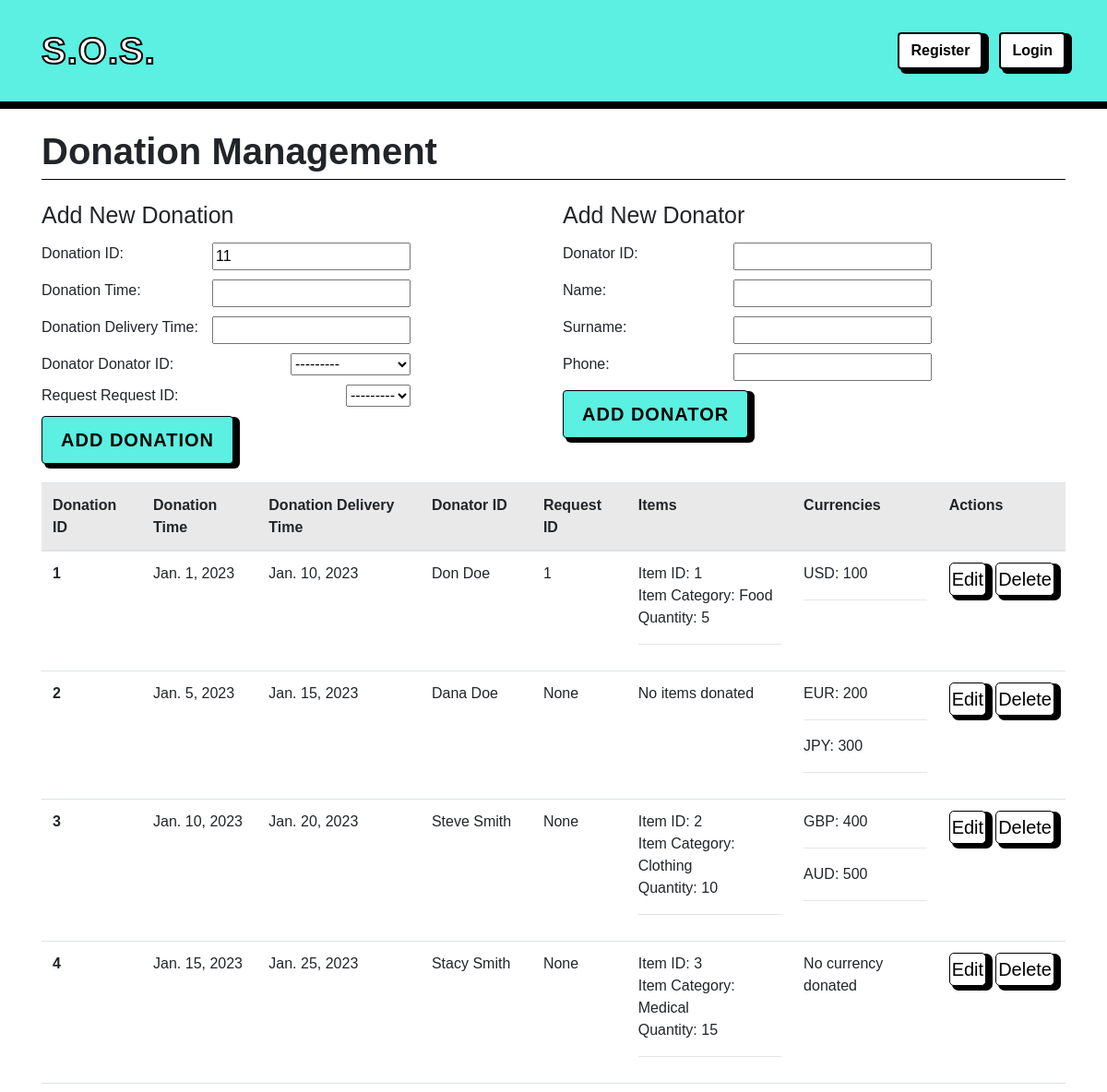
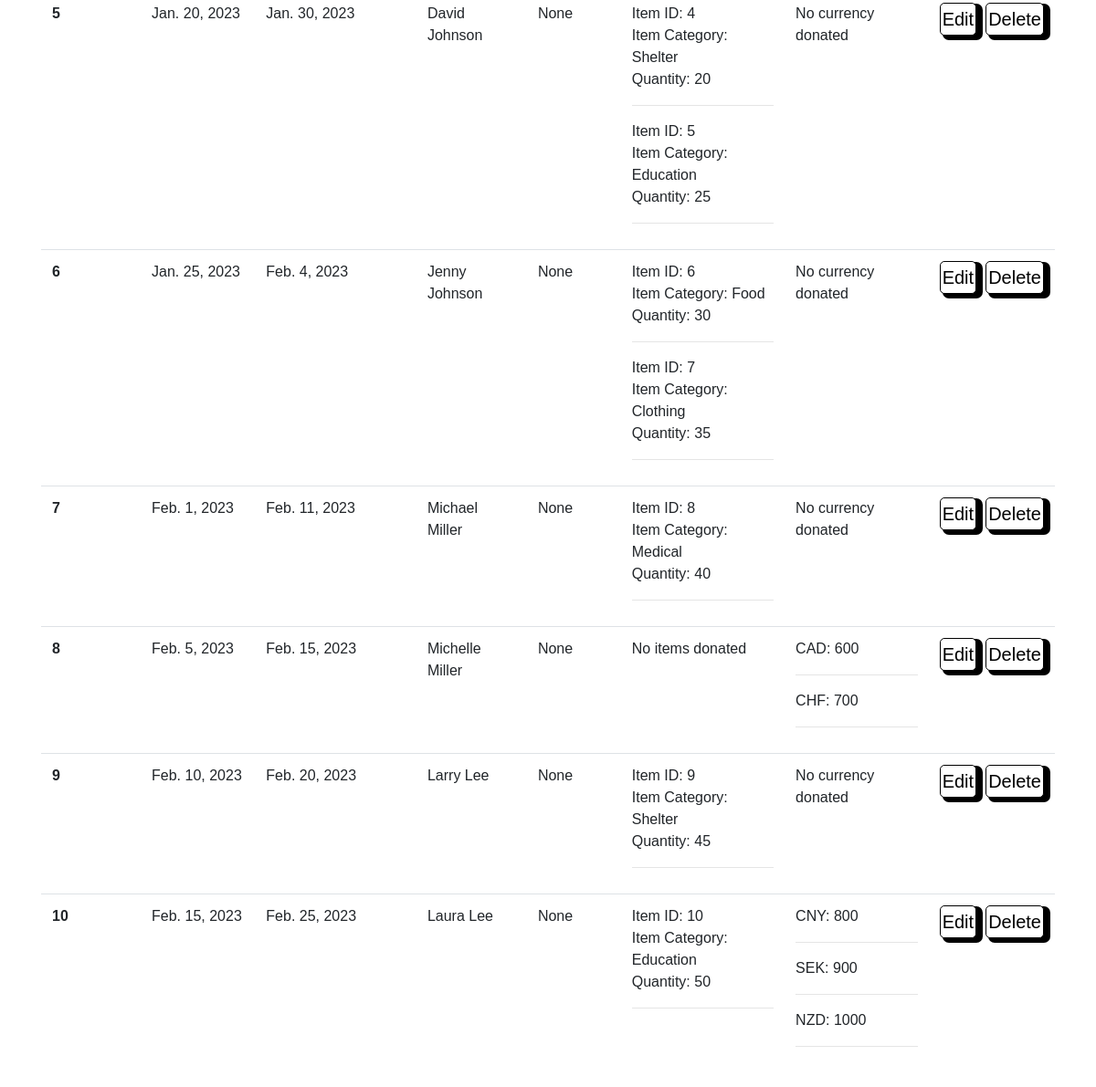
/myapp/donations/, run on the app's committed database (2 pictures, top to bottom).
### myapp/models.py (models this page shows, shortened)
class Donation(models.Model):
    DonationID = models.IntegerField(primary_key=True)
    DonationTime = models.DateField(null=True)
    DonationDeliveryTime = models.DateField(null=True)
    Donator_DonatorID = models.ForeignKey(Donator, on_delete=models.CASCADE, null=True)
    Request_RequestID = models.ForeignKey(Request, on_delete=models.CASCADE, null=True)

class Donator(models.Model):
    DonatorID = models.IntegerField(primary_key=True)
    Name = models.CharField(max_length=225, null=True)
    Surname = models.CharField(max_length=225, null=True)
    Phone = models.CharField(max_length=45, null=True)
    def __str__(self):
        return f"{self.Name} {self.Surname}"

class Request(models.Model):
    RequestID = models.IntegerField(primary_key=True)
    RequestTime = models.DateField(null=True)
    CurrentStatus = models.CharField(max_length=45, null=True)
    DeliveryTime = models.DateField(null=True)
    Victim_RequesterID = models.ForeignKey(Victim, on_delete=models.CASCADE, null=True)
    def __str__(self):
        return str(self.RequestID)

class Donation_has_Items(models.Model):
    Donation_DonationID = models.ForeignKey(Donation, on_delete=models.CASCADE, null=True)
    Items_ItemID = models.ForeignKey(Items, on_delete=models.CASCADE, null=True)
    Quantity = models.IntegerField(null=True)

class Items(models.Model):
    ItemID = models.IntegerField(primary_key=True)
    ItemCategory = models.CharField(max_length=45, null=True)
    Amount = models.IntegerField(null=True)

class Donation_has_Currency(models.Model):
    Donation_DonationID = models.ForeignKey(Donation, on_delete=models.CASCADE, null=True)
    Currency_CurrencyType = models.ForeignKey(Currency, on_delete=models.CASCADE, null=True)
    Amount = models.IntegerField(null=True)

class Currency(models.Model):
    CurrencyType = models.CharField(max_length=45, primary_key=True)
    ExchangeRate = models.DecimalField(max_digits=10, decimal_places=2, null=True)
    def __str__(self):
        return self.CurrencyType

### myapp/views.py (the view)
# urls.py: path('donations/', views.donation_list_view, name='donations'),
def donation_list_view(request):
    donations = Donation.objects.all()
    donators = Donator.objects.all() # To retrieve all Donators
    if request.method == 'POST':
        donation_form = DonationForm(request.POST, prefix='donation')
        donator_form = DonatorForm(request.POST, prefix='donator')
        if donation_form.is_valid():
            donation_form.save()
            return redirect('donations')
        if donator_form.is_valid():
            donator_form.save()
            return redirect('donations')
    else:
        donation_form = DonationForm(prefix='donation')
        donator_form = DonatorForm(prefix='donator')
    max_donation_id = Donation.objects.aggregate(Max('DonationID'))['DonationID__max']
    new_donation_id  = max_donation_id + 1 if max_donation_id else 1
    donation_form.fields['DonationID'].initial = new_donation_id
    context = {
        'donations': donations,
        'donation_form': donation_form,
        'donator_form': donator_form,
        'donators': donators,
    }
    return render(request, 'donations_list.html', context)

### myapp/forms.py
class DonationForm(forms.ModelForm):
    class Meta:
        model = Donation
        fields = ['DonationID', 'DonationTime', 'DonationDeliveryTime', 'DonationTime', 'Donator_DonatorID', 'Request_RequestID']

class DonatorForm(forms.ModelForm):
    class Meta:
        model = Donator
        fields = ['DonatorID', 'Name', 'Surname', 'Phone']

### myapp/templates/donations_list.html (shortened to what this page needs)
{% extends 'main.html' %}
{% block content %}
<div style="font-size: 40px; margin-top: 10px; font-weight: bold; margin-bottom: 20px; border-bottom: 1px solid black;">
    Donation Management
</div>
<div style="display: flex; flex-wrap: wrap; gap: 20px;">
    <div style="flex: 1;">
        <div style="font-size: 25px; margin-bottom: 10px">Add New Donation</div>
        <form method="POST">
            <div style="display: flex; max-width: 400px; flex-direction: column; gap: 10px;">
                <div style="display: flex; justify-content: space-between">
                    <div style="display: flex">Donation ID:</div>
                    <div style="display: flex">{{ donation_form.DonationID }}</div>
                </div>
                <div style="display: flex; justify-content: space-between">
                    <div style="display: flex">Donation Time:</div>
                    <div style="display: flex">{{ donation_form.DonationTime }}</div>
                </div>
                <div style="display: flex; justify-content: space-between">
                    <div style="display: flex">Donation Delivery Time:</div>
                    <div style="display: flex">{{ donation_form.DonationDeliveryTime }}</div>
                </div>
                <div style="display: flex; justify-content: space-between">
                    <div style="display: flex">Donator Donator ID:</div>
                    <div style="display: flex; justify-self: center">{{ donation_form.Donator_DonatorID }}</div>
                </div>
                <div style="display: flex; justify-content: space-between">
                    <div style="display: flex">Request Request ID:</div>
                    <div style="display: flex">{{ donation_form.Request_RequestID }}</div>
                </div>
            </div>
            <button type="submit" style="margin-top: 10px; margin-bottom: 20px; box-shadow: 5px 3px 0px 2px black; background-color: #5bf0e1; border-color: #000000; color: black; font-size: 20px; font-family: sans-serif; font-weight: bold;" class="btn btn-primary">Add Donation</button>
        </form>
    </div>
    <div style="flex: 1;">
        <div style="font-size: 25px; margin-bottom: 10px">Add New Donator</div>
        <form method="POST">
            <div style="display: flex; max-width: 400px; flex-direction: column; gap: 10px;">
                <div style="display: flex; justify-content: space-between">
                    <div style="display: flex">Donator ID:</div>
                    <div style="display: flex">{{ donator_form.DonatorID }}</div>
                </div>
                <div style="display: flex; justify-content: space-between">
                    <div style="display: flex">Name:</div>
                    <div style="display: flex">{{ donator_form.Name }}</div>
                </div>
                <div style="display: flex; justify-content: space-between">
                    <div style="display: flex">Surname:</div>
                    <div style="display: flex">{{ donator_form.Surname }}</div>
                </div>
                <div style="display: flex; justify-content: space-between">
                    <div style="display: flex">Phone:</div>
                    <div style="display: flex">{{ donator_form.Phone }}</div>
                </div>
            </div>
            <button type="submit" style="margin-top: 10px; margin-bottom: 20px; box-shadow: 5px 3px 0px 2px black; background-color: #5bf0e1; border-color: #000000; color: black; font-size: 20px; font-family: sans-serif; font-weight: bold;" class="btn btn-primary">Add Donator</button>
        </form>
    </div>
</div>
<table class="table">
    <thead>
        <tr style="background-color: rgb(233, 233, 233)">
            <th scope="col" style="text-align: start; vertical-align: top">Donation ID</th>
            <th scope="col" style="text-align: start; vertical-align: top">Donation Time</th>
            <th scope="col" style="text-align: start; vertical-align: top">Donation Delivery Time</th>
            <th scope="col" style="text-align: start; vertical-align: top">Donator ID</th>
            <th scope="col" style="text-align: start; vertical-align: top">Request ID</th>
            <th scope="col" style="text-align: start; vertical-align: top">Items</th>
            <th scope="col" style="text-align: start; vertical-align: top">Currencies</th>
            <th scope="col" style="text-align: start; vertical-align: top">Actions</th>
        </tr>
    </thead>
    <tbody>
        {% for donation in donations %}
        <tr>
            <td style="font-weight: bold">{{ donation.DonationID }}</td>
            <td>{{ donation.DonationTime }}</td>
            <td>{{ donation.DonationDeliveryTime }}</td>
            <td>{{ donation.Donator_DonatorID }}</td>
            <td>{{ donation.Request_RequestID }}</td>
            <td>
                {% for donation_item in donation.donation_has_items_set.all %}
                Item ID: {{ donation_item.Items_ItemID.ItemID }} <br />
                Item Category: {{ donation_item.Items_ItemID.ItemCategory }} <br />
                Quantity: {{ donation_item.Quantity }} <br />
                <hr />
                {% empty %}
                No items donated
                {% endfor %}
            </td>
            <td>
                {% for currency in donation.donation_has_currency_set.all %}
                {{ currency.Currency_CurrencyType }}: {{ currency.Amount }}<br />
                <hr />
                {% empty %}
                No currency donated
                {% endfor %}
            </td>
            <td>
                <div style="display: flex; flex-direction: row; gap: 10px">
                    <a style="font-size: 20px; box-shadow: 5px 3px 0px 2px black; padding: 2px; border-radius: 5px; display: flex; background-color: white; border: 1px solid #000000; color: #000000;" href="{% url 'donation_edit' pk=donation.pk %}">Edit</a>
                    <a style="display: flex; box-shadow: 5px 3px 0px 2px black; font-size: 20px; padding: 2px; border-radius: 5px; background-color: white; border: 1px solid #000000; color: #000000;" href="{% url 'donation_delete' pk=donation.pk %}">Delete</a>
                </div>
            </td>
        </tr>
        {% endfor %}
    </tbody>
</table>
{% endblock %}

### myapp/templates/main.html (shortened to what this page needs)
<!DOCTYPE html>
{% load static %}
<html>
    <head>
        <link
            rel="stylesheet"
            href="https://stackpath.bootstrapcdn.com/bootstrap/4.5.2/css/bootstrap.min.css"
        />
        <link rel="stylesheet" href="{% static 'myapp/styles.css' %}" />
    </head>
    <body style="font-family: sans-serif !important">
        <nav
            class="navbar navbar-expand-lg navbar-dark bg-dark"
            style="
                box-shadow: 0px 8px #000000;
                padding-top: 20px;
                padding-bottom: 20px;
                background-color: #5bf0e1 !important;
            "
        >
            <div class="container">
                <a
                    class="navbar-brand font-weight-bold"
                    href="/myapp"
                    style="
                        font-size: 40px;
                        letter-spacing: 1px;
                        -webkit-text-stroke: 2px black;
                        font-family: sans-serif;
                        font-weight: bold;
                    "
                    >S.O.S.</a
                >
                <div class="navbar-nav" style="gap: 10px">
                    {% if user.is_authenticated %}
                    <a
                        style="
                            box-shadow: 5px 3px 0px 2px black;
                            background-color: white;
                            border-color: #000000;
                            color: #000000;
                        "
                        class="nav-item btn btn-outline-light font-weight-bold custom-button profile-button mr-2"
                        href="/myapp/report"
                        >Performance Reports</a
                    >
                    <a
                        style="
                            box-shadow: 5px 3px 0px 2px black;
                            background-color: white;
                            border-color: #000000;
                            color: #000000;
                        "
                        class="nav-item btn btn-outline-light font-weight-bold custom-button navbar-donation-button mr-2"
                        href="/myapp/donations"
                        >Donation Management</a
                    >
                    <a
                        style="
                            box-shadow: 5px 3px 0px 2px black;
                            background-color: white;
                            border-color: #000000;
                            color: #000000;
                        "
                        class="nav-item btn btn-outline-light font-weight-bold custom-button navbar-donation-button mr-2"
                        href="/myapp/logistics"
                        >Logistics Management</a
                    >
                    <a
                        style="
                            box-shadow: 5px 3px 0px 2px black;
                            background-color: white;
                            border-color: #000000;
                            color: #000000;
                        "
                        class="nav-item btn btn-outline-light font-weight-bold custom-button profile-button mr-2"
                        href="/myapp/profile"
                        >Profile</a
                    >
                    <a
                        style="
                            box-shadow: 5px 3px 0px 2px black;
                            background-color: white;
                            border-color: #000000;
                            color: #000000;
                        "
                        class="nav-item btn btn-outline-light font-weight-bold custom-button logout-button mr-2"
                        href="#"
                        onclick="confirmLogout()"
                        >Logout</a
                    >
                    <script>
                        function confirmLogout() {
                            Swal.fire({
                                title: "Confirmation",
                                text: "Are you sure you want to log out?",
                                icon: "question",
                                showCancelButton: true,
                                confirmButtonText: "Yes",
                                cancelButtonText: "No",
                            }).then((result) => {
                                if (result.isConfirmed) {
                                    window.location.href = "/myapp/logout";
                                }
                            });
                        }
                    </script>
                    {% else %}
                    <a
                        style="
                            box-shadow: 5px 3px 0px 2px black;
                            background-color: white;
                            border-color: #000000;
                            color: #000000;
                        "
                        class="nav-item btn btn-outline-light font-weight-bold custom-button register-button mr-2"
                        href="/myapp/register"
                        >Register</a
                    >
                    <a
                        style="
                            box-shadow: 5px 3px 0px 2px black;
                            background-color: white;
                            border-color: #000000;
                            color: #000000;
                        "
                        class="nav-item btn btn-outline-light font-weight-bold custom-button login-button"
                        href="/myapp/login"
                        >Login</a
                    >
                    {% endif %}
                </div>
            </div>
        </nav>
        <div class="container mt-4">
             {% block content %}{% endblock %}
        </div>
    </body>
</html>

### myapp/static/myapp/styles.css (style rules this page uses)
.navbar-brand { font-size: 24px; font-weight: bold; color: #f00; }
.btn-primary { background-color: #007bff; border-color: #007bff; color: #fff; padding: 10px 20px; letter-spacing: 1px; text-transform: uppercase; transition: transform 0.3s ease; }
.custom-button { border-width: 2px !important; }

### data on the page
Donation: DonationID "1", DonationTime "Jan. 1, 2023", DonationDeliveryTime "Jan. 10, 2023", Donator_DonatorID "Don Doe", Request_RequestID "1"
Donation_has_Items: Items_ItemID.ItemID "1", Items_ItemID.ItemCategory "Food", Quantity "5"
Donation_has_Currency: Currency_CurrencyType "USD", Amount "100"
Donation: DonationID "2", DonationTime "Jan. 5, 2023", DonationDeliveryTime "Jan. 15, 2023", Donator_DonatorID "Dana Doe", Request_RequestID "None"
Donation_has_Currency: Currency_CurrencyType "EUR", Amount "200"
Donation_has_Currency: Currency_CurrencyType "JPY", Amount "300"
Donation: DonationID "3", DonationTime "Jan. 10, 2023", DonationDeliveryTime "Jan. 20, 2023", Donator_DonatorID "Steve Smith", Request_RequestID "None"
Donation_has_Items: Items_ItemID.ItemID "2", Items_ItemID.ItemCategory "Clothing", Quantity "10"
Donation_has_Currency: Currency_CurrencyType "GBP", Amount "400"
Donation_has_Currency: Currency_CurrencyType "AUD", Amount "500"
Donation: DonationID "4", DonationTime "Jan. 15, 2023", DonationDeliveryTime "Jan. 25, 2023", Donator_DonatorID "Stacy Smith", Request_RequestID "None"
Donation_has_Items: Items_ItemID.ItemID "3", Items_ItemID.ItemCategory "Medical", Quantity "15"
Donation: DonationID "5", DonationTime "Jan. 20, 2023", DonationDeliveryTime "Jan. 30, 2023", Donator_DonatorID "David Johnson", Request_RequestID "None"
Donation_has_Items: Items_ItemID.ItemID "4", Items_ItemID.ItemCategory "Shelter", Quantity "20"
Donation_has_Items: Items_ItemID.ItemID "5", Items_ItemID.ItemCategory "Education", Quantity "25"
Donation: DonationID "6", DonationTime "Jan. 25, 2023", DonationDeliveryTime "Feb. 4, 2023", Donator_DonatorID "Jenny Johnson", Request_RequestID "None"
Donation_has_Items: Items_ItemID.ItemID "6", Items_ItemID.ItemCategory "Food", Quantity "30"
Donation_has_Items: Items_ItemID.ItemID "7", Items_ItemID.ItemCategory "Clothing", Quantity "35"
Donation: DonationID "7", DonationTime "Feb. 1, 2023", DonationDeliveryTime "Feb. 11, 2023", Donator_DonatorID "Michael Miller", Request_RequestID "None"
Donation_has_Items: Items_ItemID.ItemID "8", Items_ItemID.ItemCategory "Medical", Quantity "40"
Donation: DonationID "8", DonationTime "Feb. 5, 2023", DonationDeliveryTime "Feb. 15, 2023", Donator_DonatorID "Michelle Miller", Request_RequestID "None"
Donation_has_Currency: Currency_CurrencyType "CAD", Amount "600"
Donation_has_Currency: Currency_CurrencyType "CHF", Amount "700"
Donation: DonationID "9", DonationTime "Feb. 10, 2023", DonationDeliveryTime "Feb. 20, 2023", Donator_DonatorID "Larry Lee", Request_RequestID "None"
Donation_has_Items: Items_ItemID.ItemID "9", Items_ItemID.ItemCategory "Shelter", Quantity "45"
Donation: DonationID "10", DonationTime "Feb. 15, 2023", DonationDeliveryTime "Feb. 25, 2023", Donator_DonatorID "Laura Lee", Request_RequestID "None"
Donation_has_Items: Items_ItemID.ItemID "10", Items_ItemID.ItemCategory "Education", Quantity "50"
Donation_has_Currency: Currency_CurrencyType "CNY", Amount "800"
Donation_has_Currency: Currency_CurrencyType "SEK", Amount "900"
Donation_has_Currency: Currency_CurrencyType "NZD", Amount "1000"
